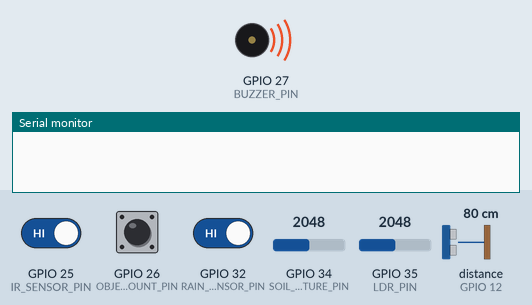
A sketch run on a simulated ESP32. Parts: buzzer (waves = sounding, pin HIGH), the last lines printed to the serial monitor. Wiring (inferred from the names in the program): ultrasonic range finder: trigger GPIO 13; echo GPIO 12. The inputs (shaded band) are chosen by the test bench; at power-on: distance to the obstacle (sensor on GPIO 12) 80 cm, GPIO 25 (IR_SENSOR_PIN) HIGH, GPIO 32 (RAIN_SENSOR_PIN) HIGH, GPIO 26 (OBJECT_COUNT_PIN) HIGH, GPIO 34 (SOIL_MOISTURE_PIN) = 2048, GPIO 35 (LDR_PIN) = 2048. The echo pulse lasts 58.3 µs per cm; WiFi joins after 1.5 s; servers stay silent unless stated; random numbers use the default seed unless the sketch sets one; no MQTT or app messages arrive unless stated; pins used as bus, display or sensor lines are not drawn.

Above: at 0.1 s.
At 7.7 s:
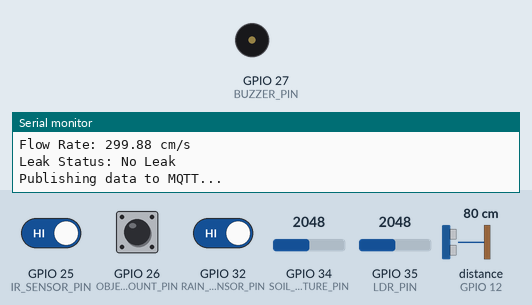
7.8 s: distance to the obstacle (sensor on GPIO 12) set to 2 cm
18.1 s: GPIO 25 (IR_SENSOR_PIN) driven LOW
28.1 s: GPIO 32 (RAIN_SENSOR_PIN) driven LOW
Timing chart, 0 to 31.1 s (numbered marks = the images above; inputs shaded):
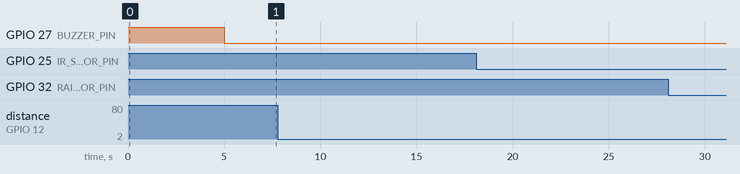

The sketch:

TravelDashboard.ino
```cpp
#include <WiFi.h>
#include <PubSubClient.h>

// WiFi credentials
const char* ssid = "Galaxy M33 5G3921";
const char* password = "yashika170204";

// MQTT broker details
const char* mqtt_server = "broker.hivemq.com";
const int mqtt_port = 1883;

// MQTT topics
const char* temp_topic = "iotfrontier/temperature";
const char* humidity_topic = "iotfrontier/humidity";
const char* soil_moisture_topic = "iotfrontier/soil_moisture";
const char* intensity_topic = "iotfrontier/intensity";
const char* visibility_topic = "iotfrontier/visibility";
const char* rain_topic = "iotfrontier/rain";
const char* object_count_topic = "iotfrontier/object_count";
const char* flow_topic = "iotfrontier/flow_rate";
const char* leak_topic = "iotfrontier/leak_status";
const char* buzzer_status_topic = "iotfrontier/buzzer_status"; // Topic for buzzer status
const char* object_topic = "iotfrontier/object"; // Topic for object detection status

// Pin Definitions
#define DHT_PIN 14           // DHT sensor pin
#define SOIL_MOISTURE_PIN 34 // Soil moisture sensor pin
#define LDR_PIN 35           // LDR sensor pin
#define RAIN_SENSOR_PIN 32   // Rain sensor pin
#define TRIG_PIN 13          // Ultrasonic sensor TRIG pin
#define ECHO_PIN 12          // Ultrasonic sensor ECHO pin
#define BUZZER_PIN 27        // Buzzer pin
#define OBJECT_COUNT_PIN 26  // Object count pin
#define IR_SENSOR_PIN 25     // GPIO pin for IR sensor

// Variables
long duration;
float distance;
int objectCount = 0;

// Setup WiFi and MQTT
WiFiClient espClient;
PubSubClient client(espClient);

// Function to read from DHT sensor (simulated)
float readTemperature() {
    return random(20, 30); // Simulated temperature between 20 to 30 °C
}

float readHumidity() {
    return random(40, 60); // Simulated humidity between 40% to 60%
}

int readSoilMoisture() {
    return analogRead(SOIL_MOISTURE_PIN); // Read the soil moisture
}

int readLightIntensity() {
    return analogRead(LDR_PIN); // Read light intensity
}

int readRainStatus() {
    return digitalRead(RAIN_SENSOR_PIN); // Read rain status (1 if rain, 0 if no rain)
}

void setup() {
    // Initialize Serial Monitor
    Serial.begin(115200);

    // Set pin modes
    pinMode(BUZZER_PIN, OUTPUT);
    pinMode(SOIL_MOISTURE_PIN, INPUT);
    pinMode(LDR_PIN, INPUT);
    pinMode(RAIN_SENSOR_PIN, INPUT);
    pinMode(TRIG_PIN, OUTPUT);
    pinMode(ECHO_PIN, INPUT);
    pinMode(OBJECT_COUNT_PIN, INPUT_PULLUP);
    pinMode(IR_SENSOR_PIN, INPUT); // Set pin mode for IR sensor

    // Activate the buzzer when kit is powered on
    digitalWrite(BUZZER_PIN, HIGH);  // Turn on buzzer
    delay(5000);                     // Keep buzzer on for 1 second
    digitalWrite(BUZZER_PIN, LOW);   // Turn off buzzer

    // Connect to WiFi
    WiFi.begin(ssid, password);
    while (WiFi.status() != WL_CONNECTED) {
        delay(500);
        Serial.print(".");
    }
    Serial.println("\nConnected to WiFi");

    // Setup MQTT server
    client.setServer(mqtt_server, mqtt_port);
}

void reconnect() {
    while (!client.connected()) {
        Serial.print("Attempting MQTT connection...");
        if (client.connect("ESP32Client")) {
            Serial.println("connected");
            client.subscribe(temp_topic);
            client.subscribe(humidity_topic);
            client.subscribe(soil_moisture_topic);
            client.subscribe(intensity_topic);
            client.subscribe(visibility_topic);
            client.subscribe(rain_topic);
            client.subscribe(object_count_topic);
            client.subscribe(flow_topic);
            client.subscribe(leak_topic);
            client.subscribe(buzzer_status_topic);
            client.subscribe(object_topic); // Subscribe to object topic
        } else {
            Serial.print("failed, rc=");
            Serial.print(client.state());
            Serial.println(" try again in 5 seconds");
            delay(5000);
        }
    }
}

void loop() {
    if (!client.connected()) {
        reconnect();
    }
    client.loop();

    // Read sensors
    float temperature = readTemperature();
    float humidity = readHumidity();
    int soilMoisture = readSoilMoisture();
    int lightIntensity = map(readLightIntensity(), 0, 4095, 0, 100);
    int lightVisibility = map(readLightIntensity(), 0, 4095, 100, 0);
    int rainStatus = readRainStatus();

    // Ultrasonic sensor to measure distance
    digitalWrite(TRIG_PIN, LOW);
    delayMicroseconds(2);
    digitalWrite(TRIG_PIN, HIGH);
    delayMicroseconds(10);
    digitalWrite(TRIG_PIN, LOW);
    duration = pulseIn(ECHO_PIN, HIGH);
    distance = (duration * 0.0343) / 2; // Distance in cm

    // Flow and leak simulation
    float flowRate = abs(distance - 50) * 10; // Example calculation for flow rate
    String leakStatus = (distance < 5) ? "Leak Detected" : "No Leak";

    // Count objects (assuming a pulse on OBJECT_COUNT_PIN when an object passes)
    if (digitalRead(OBJECT_COUNT_PIN) == LOW) {
        objectCount++;
        digitalWrite(BUZZER_PIN, HIGH); // Sound buzzer when an object is detected
        client.publish(buzzer_status_topic, "1"); // Publish buzzer on status
        delay(100); // Buzzer sound duration
        digitalWrite(BUZZER_PIN, LOW);
        client.publish(buzzer_status_topic, "0"); // Publish buzzer off status
        delay(100);
    }

    // Read IR sensor state
    int irState = digitalRead(IR_SENSOR_PIN);
    if (irState == LOW) { // Change to `HIGH` if logic is reversed
        Serial.println("Object detected!");
        client.publish(object_topic, "1");
    } else {
        Serial.println("No object detected.");
        client.publish(object_topic, "0");
    }

    // Print all sensor values to Serial Monitor
    Serial.print("Temperature: "); Serial.print(temperature); Serial.println(" °C");
    Serial.print("Humidity: "); Serial.print(humidity); Serial.println(" %");
    Serial.print("Soil Moisture: "); Serial.print(soilMoisture); Serial.println();
    Serial.print("Light Intensity: "); Serial.print(lightIntensity); Serial.println(" %");
    Serial.print("Light Visibility: "); Serial.print(lightVisibility); Serial.println(" %");
    Serial.print("Rain Status: "); Serial.print(rainStatus ? "No Rain Detected" : "No Rain"); Serial.println();
    Serial.print("Object Count: "); Serial.print(objectCount); Serial.println();
    Serial.print("Flow Rate: "); Serial.print(flowRate); Serial.println(" cm/s");
    Serial.print("Leak Status: "); Serial.println(leakStatus);

    // Publish data to MQTT topics
    Serial.println("Publishing data to MQTT...");
    client.publish(temp_topic, String(temperature).c_str());
    client.publish(humidity_topic, String(humidity).c_str());
    client.publish(soil_moisture_topic, String(soilMoisture).c_str());
    client.publish(intensity_topic, String(lightIntensity).c_str());
    client.publish(visibility_topic, String(lightVisibility).c_str());
    client.publish(rain_topic, String(rainStatus).c_str());
    client.publish(object_count_topic, String(objectCount).c_str());
    client.publish(flow_topic, String(flowRate).c_str());
    client.publish(leak_topic, leakStatus.c_str());

    // Delay before next reading
    delay(5000); // Delay for 5 seconds
}
```
